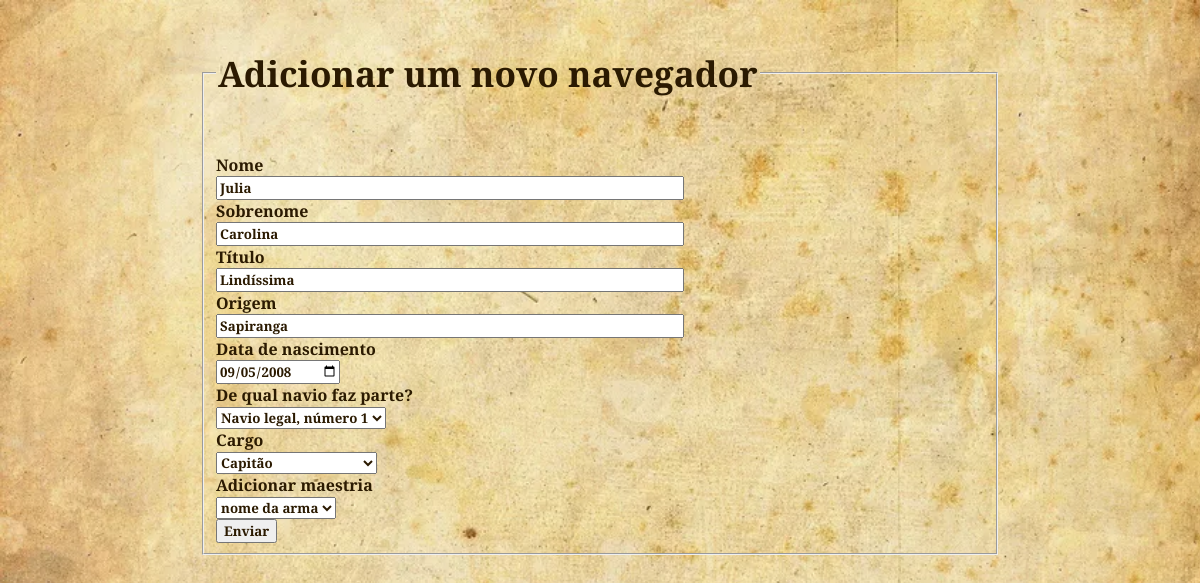
/paginas/editar/editarnavegador.php?id=6, run on an earlier commit of the app's database.
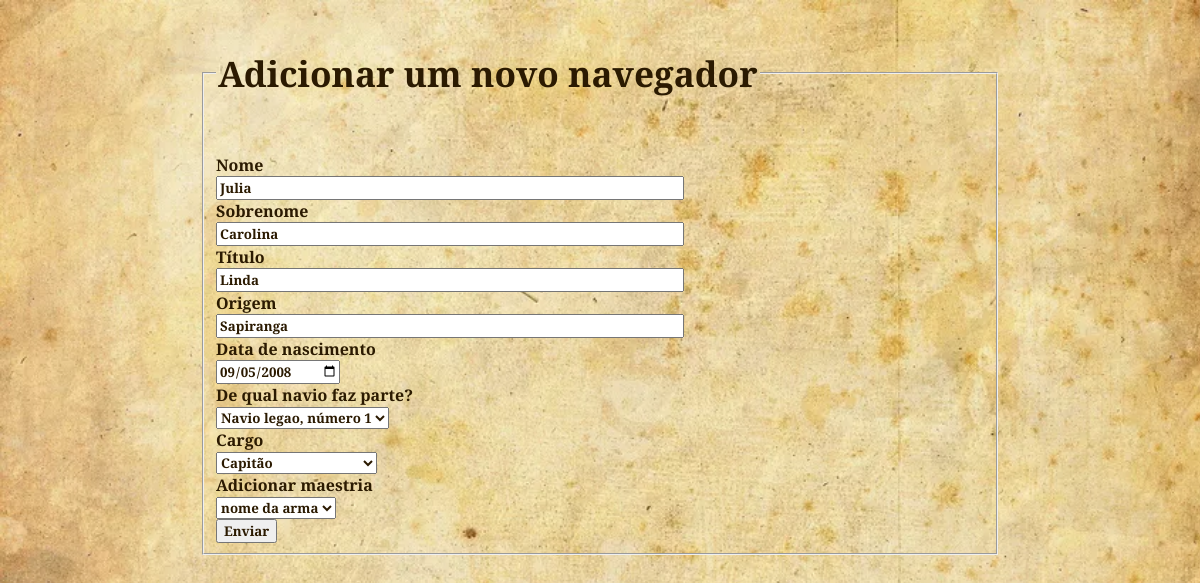
And on a later commit of the database.
### tables this page shows
CREATE TABLE `navegador` (
  `id_navegador` int(11) NOT NULL,
  `nome` varchar(30) DEFAULT NULL,
  `nascimento` date DEFAULT NULL,
  `cargo` int(11) DEFAULT NULL,
  `navio` int(11) DEFAULT NULL,
  `sobrenome` varchar(30) DEFAULT NULL,
  `titulo` varchar(30) DEFAULT NULL,
  `origem` varchar(30) DEFAULT NULL
);

CREATE TABLE `navio` (
  `id_navio` int(11) NOT NULL,
  `nome` varchar(30) DEFAULT NULL,
  `tipo` int(11) DEFAULT NULL,
  `numero` int(11) DEFAULT NULL
);

CREATE TABLE `cargo` (
  `id_cargo` int(11) NOT NULL,
  `nome` varchar(30) DEFAULT NULL,
  `descricao` text DEFAULT NULL
);

### paginas/editar/editarnavegador.php (the view, shortened to what this page needs)
<?php
    require_once("../config.php");
?>
<!DOCTYPE html>
<html lang="pt-br">
<head>
    <link rel="stylesheet" href="../style.css">
</head>
<body>
    <?php
      $id = $_GET['id'];
      $sql = "select * FROM navegador WHERE id_navegador=?";
      $consulta = $mysqli->prepare($sql);
      $consulta->bind_param("i", $id);
      $consulta->execute();
      $resultado = $consulta->get_result();
      $registros = $resultado->fetch_all(MYSQLI_ASSOC);
      $navegador = $registros[0];
    ?>
<main>
    <section>
        <form action="updatenavegador.php" class="formnovo">
            <fieldset>
                <legend><h2>Adicionar um novo navegador</h2></legend><br>
                    <div">
                         <div">
                            <label for="nome">Nome <br>
                                <input type="text" name="nome" id="nome" size="50px" value="<?=  $navegador['nome']?>">
                            </label><br>
                            <label for="sobrenome">Sobrenome <br>
                                <input type="text" name="sobrenome" id="sobrenome" size="50px" value="<?=  $navegador['sobrenome']?>">
                            </label><br>
                            <label for="titulo">Título <br>
                                <input type="text" name="titulo" id="titulo" size="50px" value="<?=  $navegador['titulo']?>">
                            </label><br>
                            <label for="origem">Origem <br>
                                <input type="text" name="origem" id="origem" size="50px" value="<?=  $navegador['origem']?>">
                            </label><br>
                        <div class="inf1" style="margin:auto;">
                            <label for="nascimento">Data de nascimento<br>
                                <input type="date" name="nascimento" id="nascimento" value="<?=  $navegador['nascimento']?>">
                            </label><br>
                            <label for="navio">De qual navio faz parte? <br>
                            <?php
                                $consulta = $mysqli->prepare("select * from navio");
                                $consulta->execute();
                                $resultado = $consulta->get_result();
                                $registros = $resultado->fetch_all(MYSQLI_ASSOC);
                                echo "<select name=\"navio\" id=\"navio\">\n";
                                foreach($registros as $registro) {
                                    echo "\t<option value=\"{$registro['id_navio']}\"". ($navegador['navio'] == $registro['id_navio'] ? " selected" : "") .">{$registro['nome']}, número {$registro['id_navio']}</option>\n";
                                }
                                echo "</select>\n";
                            ?>
                            </label><br>
                            <label for="cargo">Cargo <br>
                            <?php
                                $consulta = $mysqli->prepare("select * from cargo");
                                $consulta->execute();
                                $resultado = $consulta->get_result();
                                $registros = $resultado->fetch_all(MYSQLI_ASSOC);
                                echo "<select name=\"cargo\" id=\"cargo\">\n";
                                foreach($registros as $registro) {
                                    echo "\t<option value=\"{$registro['id_cargo']}\"";
                                    echo ($navegador['cargo'] == $registro['id_cargo'] ? " selected" : "");
                                    echo ">{$registro['nome']}</option>\n";
                                }
                                echo "</select>\n";
                            ?>
                            </label><br>
                            <label for="maestria">Adicionar maestria <br>
                                <select name="maestria" id="maestria">
                                    <option value="maestria">nome da arma</option>
                                </select>
                            </label>
                        </div>
                    <button type="submit">Enviar</button>
            </fieldset>
        </form>
    </section>
</main>
</body>
</html>

What changed in the data, as far as the page shows it:
changed navegador "Julia": titulo "Lindíssima" → "Linda"; navio "Navio legal, número 1" → "Navio legao, número 1"
